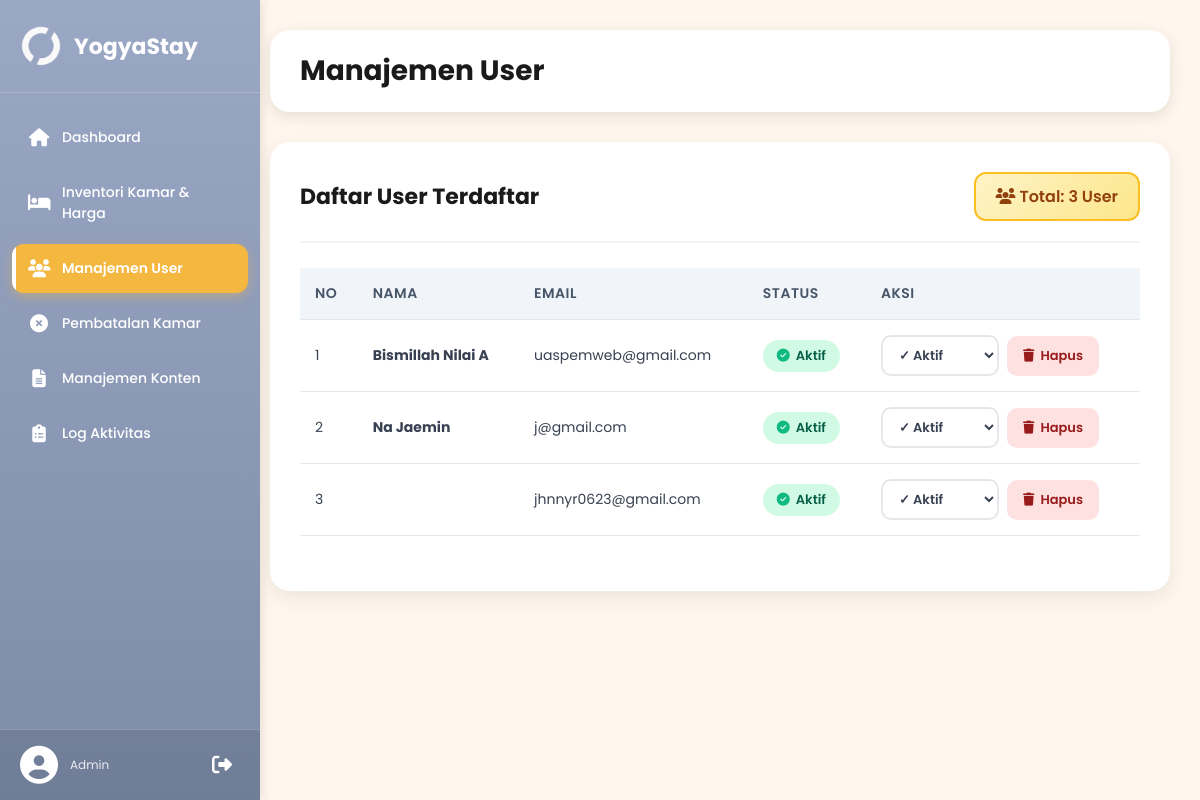
/admin/managemenUser/users.php (signed in), run on the app's committed database.
### tables this page shows
CREATE TABLE `users` (
  `id_user` int(11) NOT NULL,
  `nama` varchar(100) NOT NULL,
  `email` varchar(100) NOT NULL,
  `password` varchar(255) NOT NULL,
  `no_telepon` varchar(20) DEFAULT NULL,
  `role_id` enum('user','admin') NOT NULL DEFAULT 'user',
  `created_at` timestamp NOT NULL DEFAULT current_timestamp(),
  `updated_at` timestamp NOT NULL DEFAULT current_timestamp() ON UPDATE current_timestamp(),
  `status` enum('aktif','nonaktif') NOT NULL DEFAULT 'aktif'
);

### admin/managemenUser/users.php (the view, shortened to what this page needs)
<?php
require_once '../../config.php';
$users_per_page = 10;
$page = isset($_GET['page']) ? (int) $_GET['page'] : 1;
$offset = ($page - 1) * $users_per_page;
$query = mysqli_query($conn, "
    SELECT id_user, nama, email, status, created_at
    FROM users
    WHERE role_id = 'user'
    ORDER BY created_at DESC
    LIMIT $users_per_page OFFSET $offset
");
$total_query = mysqli_query($conn, "SELECT COUNT(*) AS total FROM users WHERE role_id = 'user'");
$total = mysqli_fetch_assoc($total_query)['total'];
?>
<!DOCTYPE html>
<html lang="id">
<head>
    <link rel="stylesheet" href="https://cdnjs.cloudflare.com/ajax/libs/font-awesome/6.5.1/css/all.min.css">
</head>
<body>
    <?php
    if (file_exists('../partials/sidebar.php')) {
        include '../partials/sidebar.php';
    }
    ?>
    <div class="content">
        <div class="topbar">
            <div class="topbar-left">
                <h1 class="page-title">Manajemen User</h1>
            </div>
        </div>
        <section class="user-dashboard">
            <div class="dashboard-header">
                <h2>Daftar User Terdaftar</h2>
                <div class="total-users">
                    <i class="fas fa-users"></i> Total: <?= $total ?> User
                </div>
            </div>
            <?php if (mysqli_num_rows($query) > 0): ?>
                <div class="user-list">
                    <table>
                        <thead>
                            <tr>
                                <th>No</th>
                                <th>Nama</th>
                                <th>Email</th>
                                <th>Status</th>
                                <th>Aksi</th>
                            </tr>
                        </thead>
                        <tbody>
                            <?php
                            $no = $offset + 1;
                            while ($row = mysqli_fetch_assoc($query)):
                                ?>
                                <tr>
                                    <td><?= $no++ ?></td>
                                    <td>
                                        <strong><?= htmlspecialchars($row['nama']); ?></strong>
                                    </td>
                                    <td><?= htmlspecialchars($row['email']); ?></td>
                                    <td>
                                        <?php if ($row['status'] == 'aktif'): ?>
                                            <span class="status-badge status-aktif">
                                                <i class="fas fa-check-circle"></i>
                                                Aktif
                                            </span>
                                        <?php endif; ?>
                                    </td>
                                    <td>
                                        <div class="action-buttons">
                                            <form method="POST" action="users.php?page=<?= $page; ?>" style="margin:0;"
                                                id="form-<?= $row['id_user']; ?>">
                                                <select name="status" class="status-dropdown"
                                                    data-user-id="<?= $row['id_user']; ?>"
                                                    data-user-name="<?= htmlspecialchars($row['nama']); ?>"
                                                    data-current-status="<?= $row['status']; ?>">
                                                    <option value="aktif" <?= $row['status'] == 'aktif' ? 'selected' : ''; ?>>
                                                        ✓ Aktif
                                                    </option>
                                                </select>
                                            </form>
                                            <a href="#"
                                                onclick="confirmDelete(<?= $row['id_user']; ?>, '<?= htmlspecialchars($row['nama']); ?>', <?= $page; ?>); return false;"
                                                class="btn-delete">
                                                <i class="fas fa-trash"></i>
                                                Hapus
                                            </a>
                                        </div>
                                    </td>
                                </tr>
                            <?php endwhile; ?>
                        </tbody>
                    </table>
                </div>
            <?php endif; ?>
        </section>
    </div>
</body>
</html>

### admin/partials/sidebar.php (shortened to what this page needs)
<?php
$current = basename($_SERVER['PHP_SELF']);
$protocol = isset($_SERVER['HTTPS']) && $_SERVER['HTTPS'] === 'on' ? "https" : "http";
$host = $_SERVER['HTTP_HOST'];
$scriptName = $_SERVER['SCRIPT_NAME'];
$pathParts = explode('/', $scriptName);
$adminIndex = array_search('admin', $pathParts);
if ($adminIndex !== false) {
    $baseParts = array_slice($pathParts, 0, $adminIndex);
    $baseUrl = $protocol . "://" . $host . implode('/', $baseParts);
} else {
    $baseUrl = $protocol . "://" . $host . dirname(dirname($_SERVER['SCRIPT_NAME']));
}
$baseAdmin = $baseUrl . "/admin";
$logoYogyaStay = $baseUrl . "/assets/img/logo.png";
?>
<link rel="stylesheet" href="https://cdnjs.cloudflare.com/ajax/libs/font-awesome/6.5.1/css/all.min.css">
<div class="sidebar" id="sidebar">
    <div class="sidebar-header">
        <img src="<?= $logoYogyaStay ?>" alt="YogyaStay Logo">
        <h2>YogyaStay</h2>
    </div>
    <nav class="menu">
        <a href="<?= $baseAdmin ?>/dashboard.php" class="<?= $current == 'dashboard.php' ? 'active' : '' ?>">
            <i class="fas fa-home"></i>
            <span>Dashboard</span>
        </a>
        <a href="<?= $baseAdmin ?>/inventoriKamar/inventori.php" class="<?= $current == 'inventori.php' ? 'active' : '' ?>">
            <i class="fas fa-bed"></i>
            <span>Inventori Kamar & Harga</span>
        </a>
        <a href="<?= $baseAdmin ?>/managemenUser/users.php" class="<?= $current == 'users.php' ? 'active' : '' ?>">
            <i class="fas fa-users"></i>
            <span>Manajemen User</span>
        </a>
        <a href="<?= $baseAdmin ?>/pembatalanKamar/pembatalan.php"
            class="<?= $current == 'pembatalan.php' ? 'active' : '' ?>">
            <i class="fas fa-times-circle"></i>
            <span>Pembatalan Kamar</span>
        </a>
        <a href="<?= $baseAdmin ?>/manajemenKonten/konten.php" class="<?= $current == 'konten.php' ? 'active' : '' ?>">
            <i class="fas fa-file-alt"></i>
            <span>Manajemen Konten</span>
        </a>
        <a href="<?= $baseAdmin ?>/log/log.php" class="<?= $current == 'log.php' ? 'active' : '' ?>">
            <i class="fas fa-clipboard-list"></i>
            <span>Log Aktivitas</span>
        </a>
    </nav>
    <div class="sidebar-footer">
        <div class="footer-user">
            <i class="fas fa-user-circle"></i>
            <div class="footer-user-text">
                <span>Admin</span>
            </div>
        </div>
        <a href="#" class="logout-btn" title="Logout" onclick="confirmLogout(event)">
            <i class="fas fa-sign-out-alt"></i>
        </a>
    </div>
</div>

### admin/managemenUser/users.php (style rules this page uses)
* { box-sizing: border-box; margin: 0; padding: 0; }
body { font-family: 'Poppins', sans-serif; background: #fff7ed; min-height: 100vh; }
.content { margin-left: 240px; padding: 30px; transition: margin-left 0.3s ease; }
.topbar { display: flex; align-items: center; justify-content: space-between; margin-bottom: 30px; background: white; padding: 20px 30px; border-radius: 20px; box-shadow: 0 4px 15px rgba(0, 0, 0, 0.1); }
.topbar-left { display: flex; align-items: center; gap: 15px; }
.page-title { font-size: 28px; font-weight: 700; color: #1a1a1a; }
.user-dashboard { background: white; border-radius: 20px; padding: 30px; box-shadow: 0 6px 20px rgba(0, 0, 0, 0.08); }
.dashboard-header { display: flex; justify-content: space-between; align-items: center; margin-bottom: 25px; padding-bottom: 20px; border-bottom: 2px solid #f3f4f6; flex-wrap: wrap; gap: 15px; }
.dashboard-header h2 { font-size: 22px; color: #1a1a1a; }
.total-users { background: linear-gradient(135deg, #fef3c7 0%, #fde68a 100%); padding: 10px 20px; border-radius: 12px; font-weight: 600; color: #92400e; border: 2px solid #fbbf24; }
.user-list { overflow-x: auto; margin-bottom: 25px; }
.user-list table { width: 100%; min-width: 700px; border-collapse: collapse; }
.user-list th, .user-list td { padding: 15px; text-align: left; border-bottom: 1px solid #e5e7eb; }
.user-list th { background: #f1f5f9; font-weight: 600; color: #475569; font-size: 14px; text-transform: uppercase; letter-spacing: 0.5px; }
.user-list tbody tr { transition: all 0.2s; }
.user-list td { color: #374151; font-size: 14px; }
.status-badge { display: inline-flex; align-items: center; gap: 6px; padding: 6px 14px; border-radius: 20px; font-weight: 600; font-size: 13px; white-space: nowrap; }
.status-aktif { background: #d1fae5; color: #065f46; }
.status-aktif i { color: #10b981; }
.action-buttons { display: flex; gap: 8px; flex-wrap: wrap; align-items: center; }
.status-dropdown { padding: 8px 12px; border-radius: 10px; border: 2px solid #e5e7eb; background: white; color: #374151; font-weight: 600; font-size: 13px; cursor: pointer; transition: all 0.3s; font-family: 'Poppins', sans-serif; }
.btn-delete { display: inline-flex; align-items: center; gap: 6px; padding: 8px 14px; background: #fee2e2; color: #991b1b; border-radius: 10px; text-decoration: none; font-weight: 600; font-size: 13px; transition: all 0.3s; border: 2px solid transparent; }

### admin/partials/sidebar.php (style rules this page uses)
.sidebar { width: 260px; min-height: 100vh; height: 100%; background: linear-gradient(180deg, #9aa7c5 0%, #7d8ba8 100%); color: white; position: fixed; left: 0; top: 0; bottom: 0; display: flex; flex-direction: column; z-index: 1001; transition: transform 0.3s ease, width 0.3s ease; box-shadow: 2px 0 10px rgba(0, 0, 0, 0.1); overflow-y: auto; overflow-x: hidden; }
.sidebar-header { padding: 25px 20px; border-bottom: 1px solid rgba(255, 255, 255, 0.2); display: flex; align-items: center; gap: 12px; }
.sidebar-header img { width: 42px; height: 42px; object-fit: contain; }
.sidebar-header h2 { font-size: 22px; font-weight: 700; margin: 0; }
.menu { padding: 20px 12px; display: flex; flex-direction: column; gap: 6px; flex: 1; }
.menu a { color: white; text-decoration: none; padding: 14px 16px; border-radius: 12px; display: flex; gap: 12px; align-items: center; font-size: 14px; font-weight: 500; transition: all 0.3s ease; position: relative; overflow: hidden; }
.menu a i { font-size: 18px; width: 22px; text-align: center; }
.menu a.active { background: #f4b740; font-weight: 600; box-shadow: 0 4px 12px rgba(244, 183, 64, 0.4); }
.menu a.active::before { content: ''; position: absolute; left: 0; top: 0; bottom: 0; width: 4px; background: white; }
.sidebar-footer { margin-top: auto; padding: 16px 20px; display: flex; justify-content: space-between; align-items: center; border-top: 1px solid rgba(255, 255, 255, 0.2); background: rgba(0, 0, 0, 0.1); }
.footer-user { display: flex; align-items: center; gap: 12px; flex: 1; }
.footer-user i { font-size: 38px; color: white; }
.footer-user-text { display: flex; flex-direction: column; line-height: 1.3; }
.footer-user-text span { font-size: 12px; opacity: 0.85; }
.logout-btn { color: white; font-size: 20px; text-decoration: none; padding: 8px; border-radius: 8px; transition: all 0.3s ease; display: flex; align-items: center; justify-content: center; }

### data on the page
users: nama "Bismillah Nilai A", email "uaspemweb@gmail.com", shows "Aktif", status "✓ Aktif"
users: nama "Na Jaemin", email "j@gmail.com", shows "Aktif", status "✓ Aktif"
users: email "jhnnyr0623@gmail.com", shows "Aktif", status "✓ Aktif"

### other printed values
$total "3"
